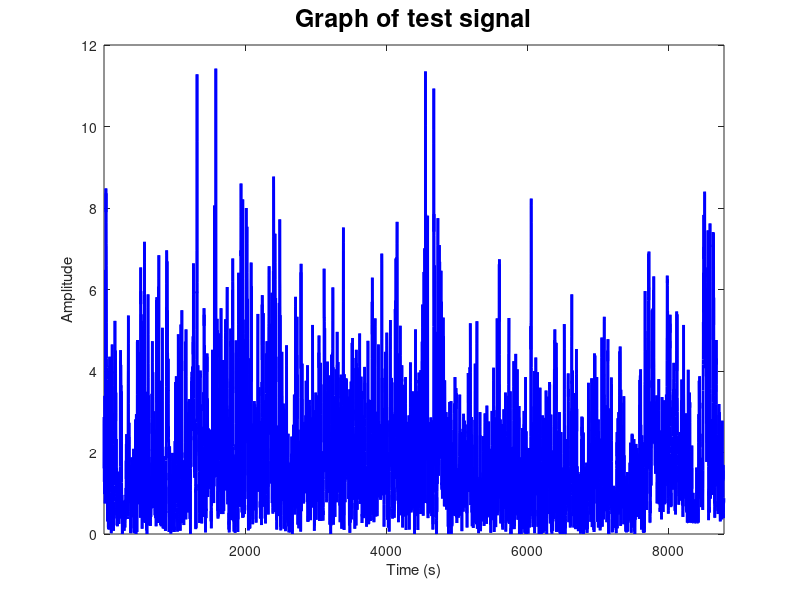
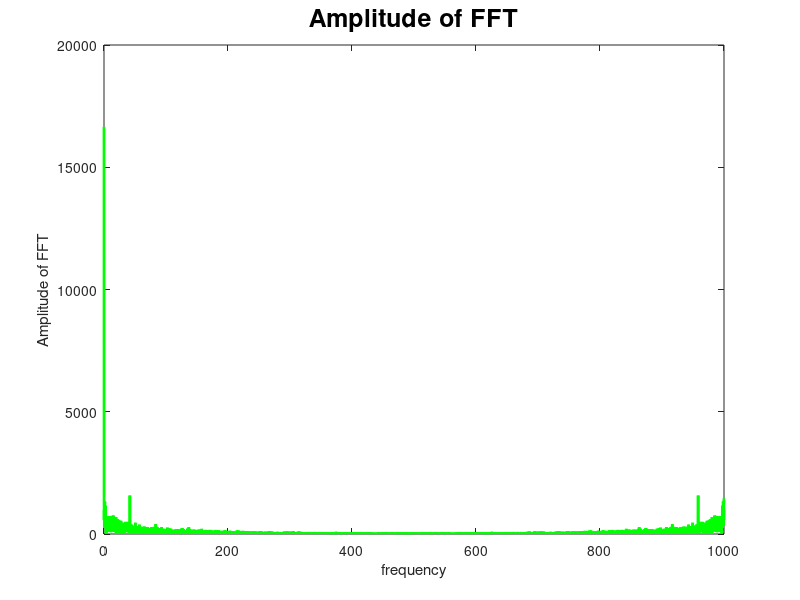
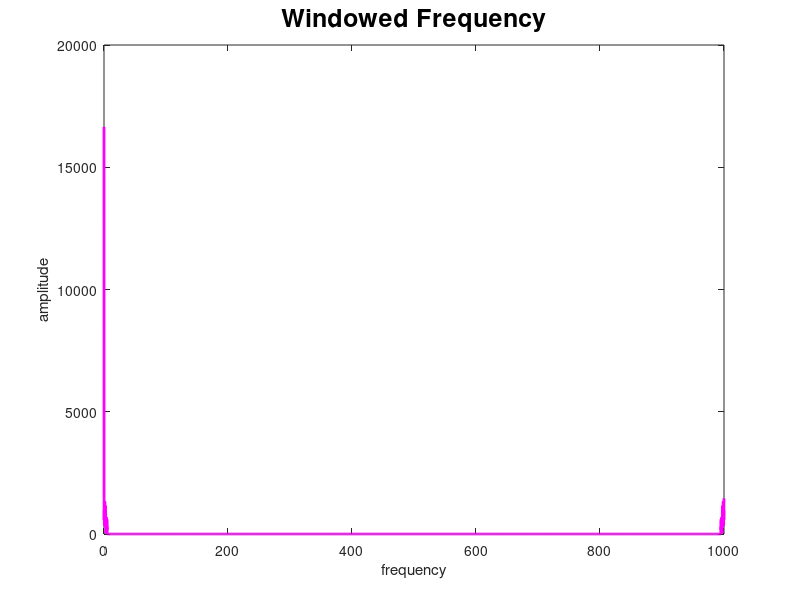
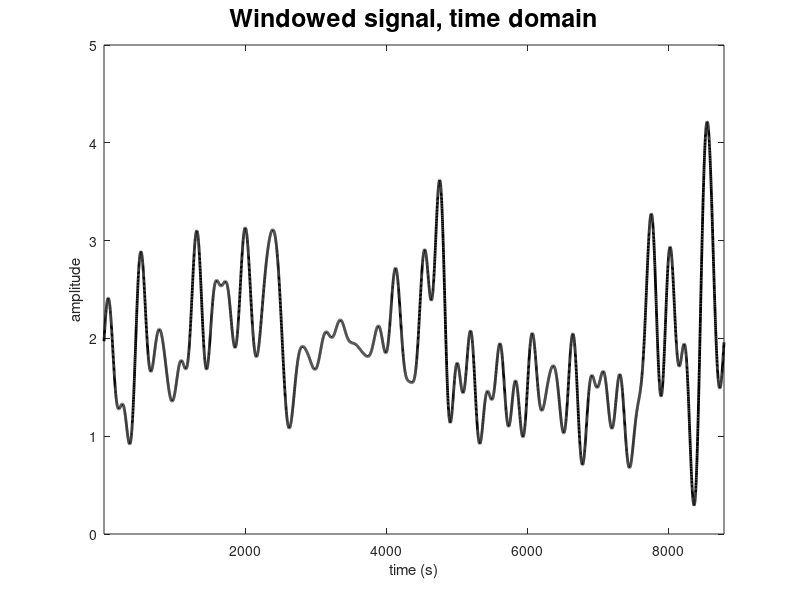

Recreate these plots in MATLAB, in order.
% This script loads hourly windspeed data and filters it spectrally using
% a fast fourier transformation and a weighting function to pull out an
% overall trend.

data = load('wind_speed.csv');
tm = data(:,1);     % time vector
s = data(:,2);      % wind speed signal
npts = length(tm);
dt = .001;

for j = 1:npts
    frq(j) = (j-1)/(npts*dt);       % this loop creates a frequency vector for plotting in the frequency domain
end

hk = fft(s);  % fast fouier transformation of wind speed sig

figure(1);
clf;
plot(tm,s,'b','linewidth',2);	% plot signal in time domain
xlim([min(tm) max(tm)]);
ylabel('Amplitude');
xlabel('Time (s)');
title('Graph of test signal','fontsize',18);

figure(2);
clf;	
plot(frq,abs(hk),'g','linewidth',2);		% plot fft in frequency domain
xlabel('frequency');
ylabel('Amplitude of FFT');
title('Amplitude of FFT','fontsize',18);
% pause;

df = 1/(npts*dt);
f = 5;                        % picked cutoff frequency (from inspection)
Jc = floor((f/df)+1);				% define cutoff frequency
W = zeros(npts,1);				% initialize weighting vector
W(1) = 1;
for J = 2:Jc
	W(J) = 1; 		
	K = npts+2-J;				% fill up weighting vector
	W(K) = 1;	
end
	
windowed_signal = hk.*W;			% multiply weight by original signal

figure(3);
clf;
plot(frq,abs(windowed_signal),'m','linewidth',2);	% plot windowed frequency in freq domain
xlabel('frequency');
ylabel('amplitude');
title('Windowed Frequency','fontsize',18);

wind_sig_tm = ifft(windowed_signal);		% inverse fft to go back to time domain

figure(4);
clf;
plot(tm,wind_sig_tm,'k','linewidth',2);		% plot windowed signal in time domain
xlabel('time (s)');
ylabel('amplitude');
title('Windowed signal, time domain','fontsize',18);
xlim([min(tm) max(tm)]);


